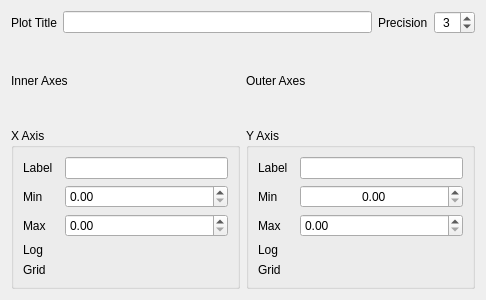
<?xml version="1.0" encoding="UTF-8"?>
<ui version="4.0">
    <class>Form</class>
    <widget class="QWidget" name="Form">
        <property name="geometry">
            <rect>
                <x>0</x>
                <y>0</y>
                <width>486</width>
                <height>300</height>
            </rect>
        </property>
        <property name="windowTitle">
            <string>Form</string>
        </property>
        <layout class="QGridLayout" name="gridLayout">
            <item row="2" column="2" colspan="2">
                <widget class="QGroupBox" name="y_axis_box">
                    <property name="title">
                        <string>Y Axis</string>
                    </property>
                    <layout class="QGridLayout" name="gridLayout_5">
                        <item row="1" column="0" colspan="2">
                            <widget class="QLabel" name="y_min_label">
                                <property name="text">
                                    <string>Min</string>
                                </property>
                            </widget>
                        </item>
                        <item row="0" column="2">
                            <widget class="QLineEdit" name="y_label"/>
                        </item>
                        <item row="3" column="0">
                            <widget class="QLabel" name="y_scale_label">
                                <property name="text">
                                    <string>Log</string>
                                </property>
                            </widget>
                        </item>
                        <item row="0" column="0">
                            <widget class="QLabel" name="y_label_label">
                                <property name="text">
                                    <string>Label</string>
                                </property>
                            </widget>
                        </item>
                        <item row="2" column="0">
                            <widget class="QLabel" name="y_max_label">
                                <property name="text">
                                    <string>Max</string>
                                </property>
                            </widget>
                        </item>
                        <item row="4" column="0">
                            <widget class="QLabel" name="y_grid_label">
                                <property name="text">
                                    <string>Grid</string>
                                </property>
                            </widget>
                        </item>
                        <item row="3" column="2">
                            <widget class="ToggleSwitch" name="y_log">
                                <property name="checked" stdset="0">
                                    <bool>false</bool>
                                </property>
                            </widget>
                        </item>
                        <item row="4" column="2">
                            <widget class="ToggleSwitch" name="y_grid">
                                <property name="checked" stdset="0">
                                    <bool>false</bool>
                                </property>
                            </widget>
                        </item>
                        <item row="1" column="2">
                            <widget class="BECSpinBox" name="y_min">
                                <property name="alignment">
                                    <set>Qt::AlignmentFlag::AlignCenter</set>
                                </property>
                                <property name="buttonSymbols">
                                    <enum>QAbstractSpinBox::ButtonSymbols::UpDownArrows</enum>
                                </property>
                            </widget>
                        </item>
                        <item row="2" column="2">
                            <widget class="BECSpinBox" name="y_max"/>
                        </item>
                    </layout>
                </widget>
            </item>
            <item row="1" column="3">
                <widget class="ToggleSwitch" name="outer_axes">
                    <property name="checked" stdset="0">
                        <bool>false</bool>
                    </property>
                </widget>
            </item>
            <item row="1" column="0">
                <widget class="QLabel" name="label">
                    <property name="text">
                        <string>Inner Axes</string>
                    </property>
                </widget>
            </item>
            <item row="2" column="0" colspan="2">
                <widget class="QGroupBox" name="x_axis_box">
                    <property name="title">
                        <string>X Axis</string>
                    </property>
                    <layout class="QGridLayout" name="gridLayout_4">
                        <item row="5" column="0">
                            <widget class="QLabel" name="x_grid_label">
                                <property name="text">
                                    <string>Grid</string>
                                </property>
                            </widget>
                        </item>
                        <item row="3" column="2">
                            <widget class="ToggleSwitch" name="x_log">
                                <property name="checked" stdset="0">
                                    <bool>false</bool>
                                </property>
                            </widget>
                        </item>
                        <item row="2" column="0">
                            <widget class="QLabel" name="x_max_label">
                                <property name="text">
                                    <string>Max</string>
                                </property>
                            </widget>
                        </item>
                        <item row="5" column="2">
                            <widget class="ToggleSwitch" name="x_grid">
                                <property name="checked" stdset="0">
                                    <bool>false</bool>
                                </property>
                            </widget>
                        </item>
                        <item row="3" column="0">
                            <widget class="QLabel" name="x_scale_label">
                                <property name="text">
                                    <string>Log</string>
                                </property>
                            </widget>
                        </item>
                        <item row="1" column="0" colspan="2">
                            <widget class="QLabel" name="x_min_label">
                                <property name="text">
                                    <string>Min</string>
                                </property>
                            </widget>
                        </item>
                        <item row="0" column="0">
                            <widget class="QLabel" name="x_label_label">
                                <property name="text">
                                    <string>Label</string>
                                </property>
                            </widget>
                        </item>
                        <item row="0" column="2">
                            <widget class="QLineEdit" name="x_label"/>
                        </item>
                        <item row="1" column="2">
                            <widget class="BECSpinBox" name="x_min"/>
                        </item>
                        <item row="2" column="2">
                            <widget class="BECSpinBox" name="x_max"/>
                        </item>
                    </layout>
                </widget>
            </item>
            <item row="0" column="0" colspan="4">
                <layout class="QHBoxLayout" name="horizontalLayout">
                    <item>
                        <widget class="QLabel" name="plot_title_label">
                            <property name="text">
                                <string>Plot Title</string>
                            </property>
                        </widget>
                    </item>
                    <item>
                        <widget class="QLineEdit" name="title"/>
                    </item>
                    <item>
                        <widget class="QLabel" name="label_2">
                            <property name="text">
                                <string>Precision</string>
                            </property>
                        </widget>
                    </item>
                    <item>
                        <widget class="QSpinBox" name="minimal_crosshair_precision">
                            <property name="toolTip">
                                <string>Minimal Crosshair Precision</string>
                            </property>
                            <property name="alignment">
                                <set>Qt::AlignmentFlag::AlignCenter</set>
                            </property>
                            <property name="maximum">
                                <number>20</number>
                            </property>
                            <property name="value">
                                <number>3</number>
                            </property>
                        </widget>
                    </item>
                </layout>
            </item>
            <item row="1" column="2">
                <widget class="QLabel" name="label_outer_axes">
                    <property name="text">
                        <string>Outer Axes</string>
                    </property>
                </widget>
            </item>
            <item row="1" column="1">
                <widget class="ToggleSwitch" name="inner_axes"/>
            </item>
        </layout>
    </widget>
    <customwidgets>
        <customwidget>
            <class>BECSpinBox</class>
            <extends>QDoubleSpinBox</extends>
            <header>bec_spin_box</header>
        </customwidget>
        <customwidget>
            <class>ToggleSwitch</class>
            <extends>QWidget</extends>
            <header>toggle_switch</header>
        </customwidget>
    </customwidgets>
    <resources/>
    <connections/>
</ui>
